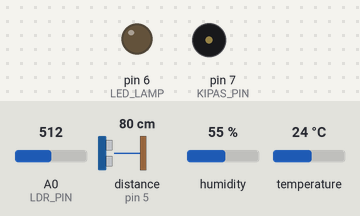
A sketch run on a simulated Arduino Uno, built with avr-gcc and run on an emulated ATmega328P. Shown: output pins drawn as LEDs (lit = HIGH), buzzer (waves = sounding). Wiring (inferred from the names in the program): ultrasonic range finder: trigger pin 4; echo pin 5. The test bench sets the inputs (shaded band); at power-on: temperature 24 °C, A0 (LDR_PIN) = 512, distance to the obstacle (sensor on pin 5) 80 cm, humidity 55 %. The echo pulse lasts 58.3 µs per cm; pins used as bus, display or sensor lines are not drawn; what the sketch prints to the serial monitor is not drawn.

Above: at 2.8 s.
2.9 s: temperature set to 29.3 °C
5.7 s: temperature set to 30.7 °C
At 7.4 s:
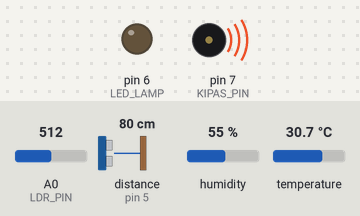
Timing chart, 0 to 8.9 s (numbered marks = the images above; inputs shaded):
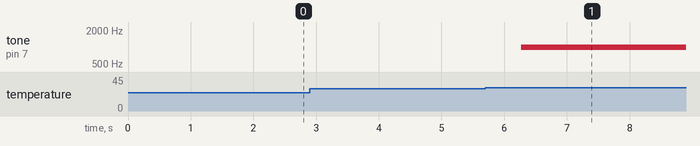

The sketch:

SmartHome2.ino
```cpp
#include <DHT.h>
#include <DHT_U.h>
#include <Adafruit_Sensor.h>

#define DHTPIN 2
#define DHTTYPE DHT22
#define LDR_PIN A0
#define TRIG_PIN 4
#define ECHO_PIN 5
#define LED_LAMP 6
#define KIPAS_PIN 7

#define LDR_THRESHOLD 600
#define JARAK_THRESHOLD 50
#define TEMP_THRESHOLD 30

DHT dht(DHTPIN, DHTTYPE);

void setup() {
  Serial.begin(9600);
  dht.begin();

  pinMode(TRIG_PIN, OUTPUT);
  pinMode(ECHO_PIN, INPUT);
  pinMode(LED_LAMP, OUTPUT);
  pinMode(KIPAS_PIN, OUTPUT);
}

float bacaJarak() {
  digitalWrite(TRIG_PIN, LOW);
  digitalWrite(TRIG_PIN, HIGH);
  digitalWrite(TRIG_PIN, LOW);

  long duration = pulseIn(ECHO_PIN, HIGH);
  float distance = duration * 0.034 / 2;
  return distance;
}

void loop() {
  int ldrValue = analogRead(LDR_PIN);
  float suhu = dht.readTemperature();
  float kelembapan = dht.readHumidity();
  float jarak = bacaJarak();

  Serial.println("=== SMART HOME STATUS ===");
  Serial.print("LDR: "); Serial.println(ldrValue);
  Serial.print("Suhu: "); Serial.print(suhu); Serial.println(" °C");
  Serial.print("Kelembapan: "); Serial.print(kelembapan); Serial.println(" %");
  Serial.print("Jarak (cm): "); Serial.println(jarak);
  Serial.println("=========================");

  if (ldrValue > LDR_THRESHOLD && jarak < JARAK_THRESHOLD) {
    digitalWrite(LED_LAMP, HIGH);
    Serial.println("💡 Lampu menyala (karena gelap & ada orang).");
  } else {
    digitalWrite(LED_LAMP, LOW);
  }

  if (suhu > TEMP_THRESHOLD) {
    digitalWrite(KIPAS_PIN, HIGH);
    tone(KIPAS_PIN, 1000);
    Serial.println("🌬️ Kipas AKTIF karena suhu tinggi.");
  } else {
    digitalWrite(KIPAS_PIN, LOW);
    noTone(KIPAS_PIN);
  }

  delay(2000);
}
```

Measured:
- the behaviour switches between 30 and 30.1 °C on temperature (found by bisection; images 0 and 1)
- after the input at 2.9 s, every drawn part: stays the same
- after the input at 5.7 s, tone on pin 7 (KIPAS_PIN): silent → 1000 Hz after 0.58 s
